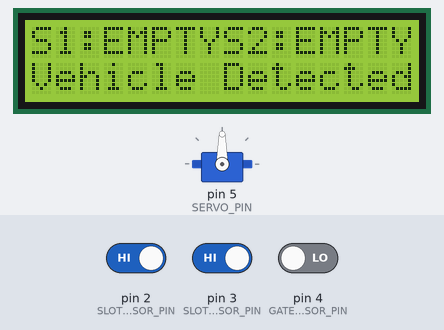
Bench run of a sketch on a simulated Arduino Uno, built with avr-gcc and run on an emulated ATmega328P. Parts: servo, 16×2 character LCD. The inputs (shaded band) are chosen by the test bench; at power-on: pin 4 (GATE_SENSOR_PIN) LOW, pin 2 (SLOT1_SENSOR_PIN) HIGH, pin 3 (SLOT2_SENSOR_PIN) HIGH.

Above: at 3.2 s.
3.3 s: pin 4 (GATE_SENSOR_PIN) driven HIGH
At 5.7 s:
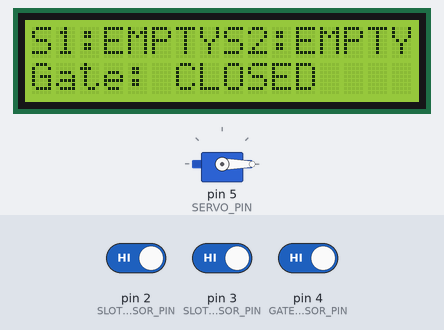
6.3 s: pin 2 (SLOT1_SENSOR_PIN) driven LOW
At 7.6 s:
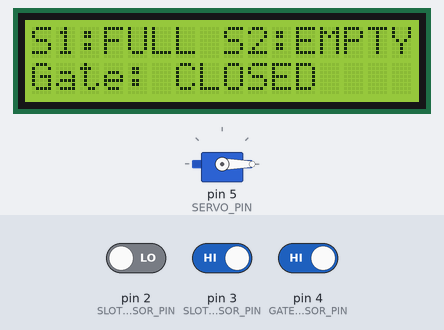
7.9 s: pin 3 (SLOT2_SENSOR_PIN) driven LOW
At 8.7 s:
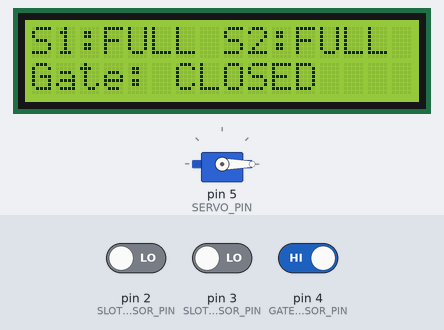
9.6 s: pin 2 (SLOT1_SENSOR_PIN) driven HIGH
At 10.8 s:
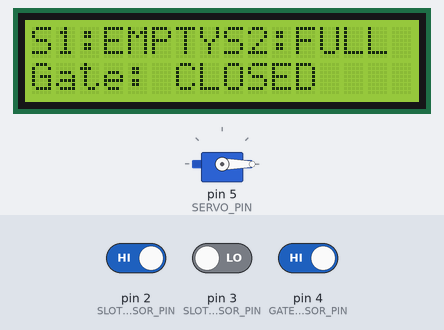
11.2 s: pin 4 (GATE_SENSOR_PIN) driven LOW
At 11.6 s:
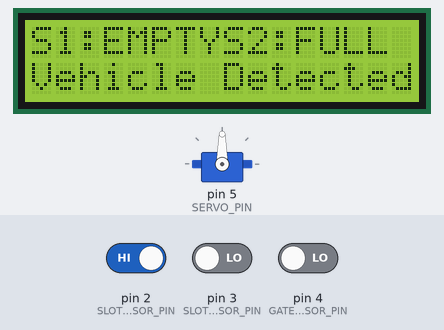
12.8 s: pin 4 (GATE_SENSOR_PIN) driven HIGH
At 13.9 s:
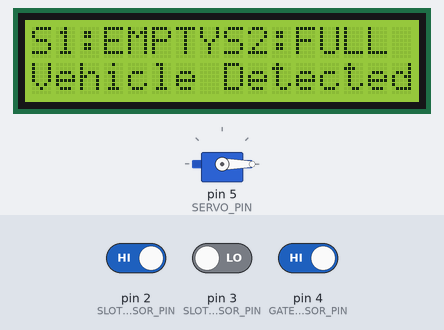
Timing chart, 0 to 15.8 s (numbered marks = the images above; inputs shaded):
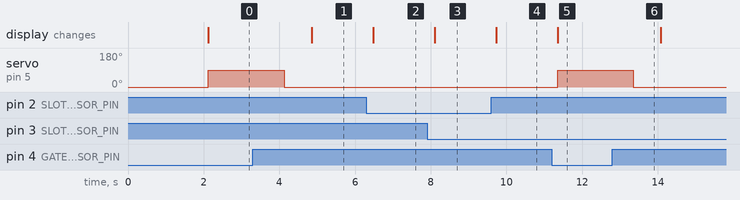

Measured:
- after the input at 3.3 s, servo on pin 5 (SERVO_PIN): 90° → 0° after 0.82 s; the display: changes after 1.6 s (image 1)
- after the input at 6.3 s, the display: changes after 0.18 s (image 2)
- after the input at 7.9 s, the display: changes after 0.20 s (image 3)
- after the input at 9.6 s, the display: changes after 0.13 s (image 4)
- after the input at 11.2 s, servo on pin 5 (SERVO_PIN): 0° → 90° after 0.15 s; the display: changes after 0.15 s (image 5)
- after the input at 12.8 s, servo on pin 5 (SERVO_PIN): 90° → 0° after 0.55 s

The sketch:

smart_parking_system.ino
```cpp
/*
  Smart Parking System
  --------------------
  Hardware:
  - Arduino Uno
  - IR Sensor: Gate      -> D4
  - IR Sensor: Slot 1    -> D2
  - IR Sensor: Slot 2    -> D3
  - Servo Motor           -> D5
  - 16x2 I2C LCD         -> SDA A4, SCL A5

  Assumption:
  IR sensor output LOW = vehicle detected / slot occupied.
  Gate servo opens when a vehicle is detected at the entrance.
*/

#include <Wire.h>
#include <LiquidCrystal_I2C.h>
#include <Servo.h>

#define SLOT1_SENSOR_PIN 2
#define SLOT2_SENSOR_PIN 3
#define GATE_SENSOR_PIN  4
#define SERVO_PIN        5

#define GATE_CLOSED_ANGLE 0
#define GATE_OPEN_ANGLE   90

LiquidCrystal_I2C lcd(0x27, 16, 2);
Servo gateServo;

void setup() {
  pinMode(SLOT1_SENSOR_PIN, INPUT);
  pinMode(SLOT2_SENSOR_PIN, INPUT);
  pinMode(GATE_SENSOR_PIN, INPUT);

  gateServo.attach(SERVO_PIN);
  gateServo.write(GATE_CLOSED_ANGLE);

  lcd.init();
  lcd.backlight();

  lcd.setCursor(0, 0);
  lcd.print("Smart Parking");
  lcd.setCursor(0, 1);
  lcd.print("System Ready");
  delay(2000);
  lcd.clear();
}

void loop() {
  bool slot1Occupied = (digitalRead(SLOT1_SENSOR_PIN) == LOW);
  bool slot2Occupied = (digitalRead(SLOT2_SENSOR_PIN) == LOW);
  bool vehicleAtGate = (digitalRead(GATE_SENSOR_PIN) == LOW);

  // Display parking slot availability.
  lcd.setCursor(0, 0);
  lcd.print("S1:");
  lcd.print(slot1Occupied ? "FULL " : "EMPTY");

  lcd.setCursor(8, 0);
  lcd.print("S2:");
  lcd.print(slot2Occupied ? "FULL " : "EMPTY");

  // Open the gate when a vehicle is detected.
  if (vehicleAtGate) {
    lcd.setCursor(0, 1);
    lcd.print("Vehicle Detected");

    gateServo.write(GATE_OPEN_ANGLE);
    delay(2000);

    // Wait until the vehicle leaves the gate sensor.
    while (digitalRead(GATE_SENSOR_PIN) == LOW) {
      delay(50);
    }

    gateServo.write(GATE_CLOSED_ANGLE);
    delay(500);
  } else {
    lcd.setCursor(0, 1);
    lcd.print("Gate: CLOSED    ");
    gateServo.write(GATE_CLOSED_ANGLE);
  }

  delay(200);
}
```
